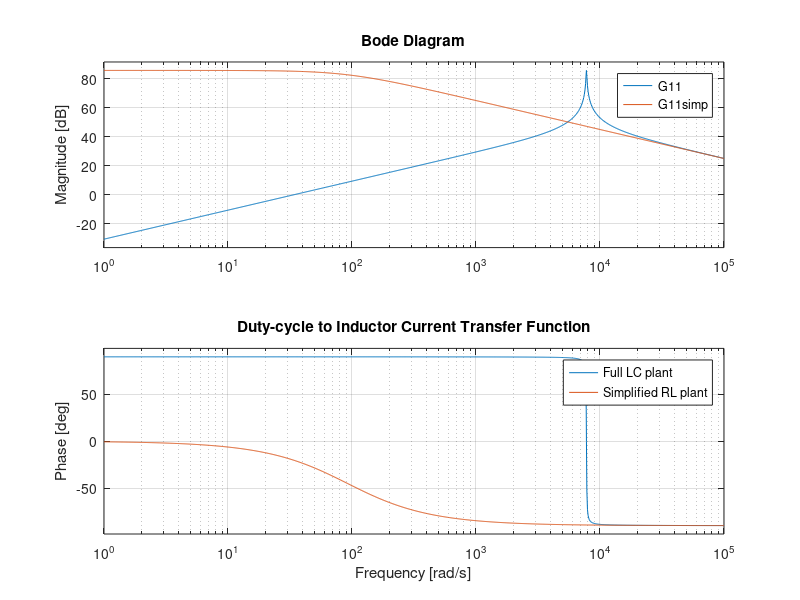
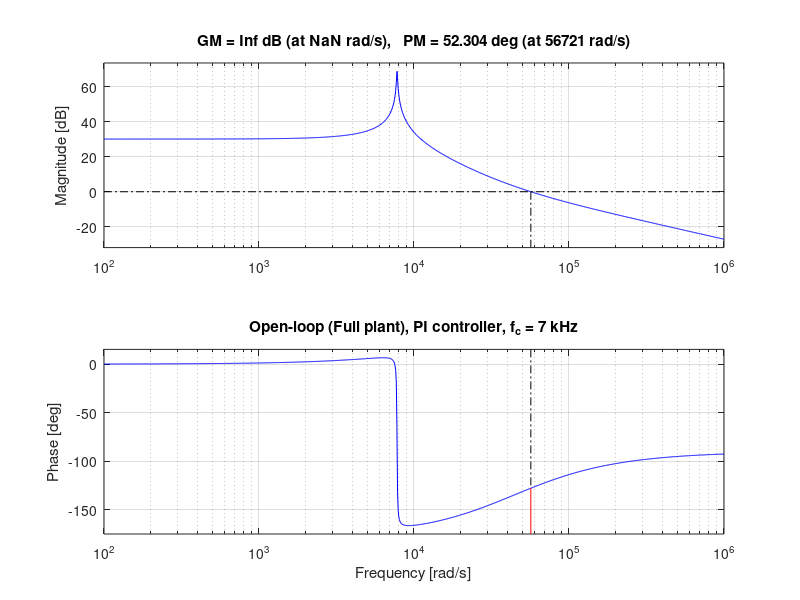
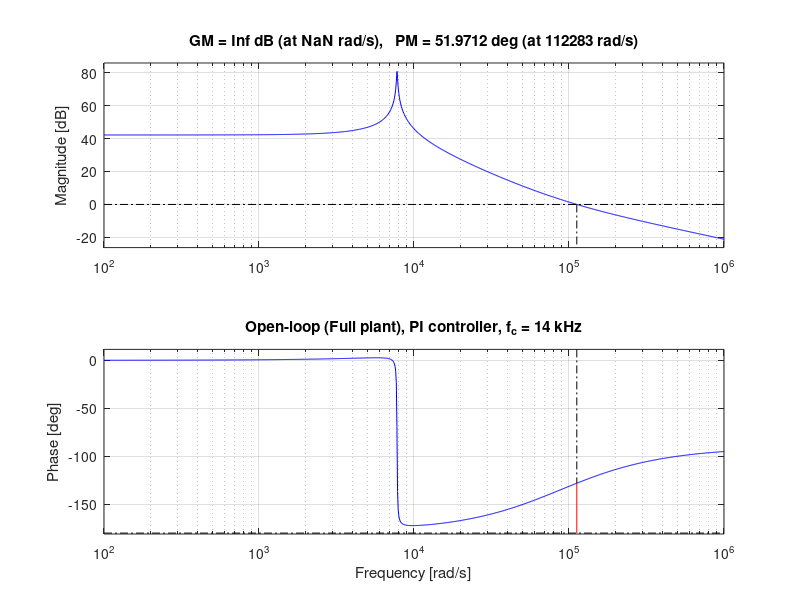
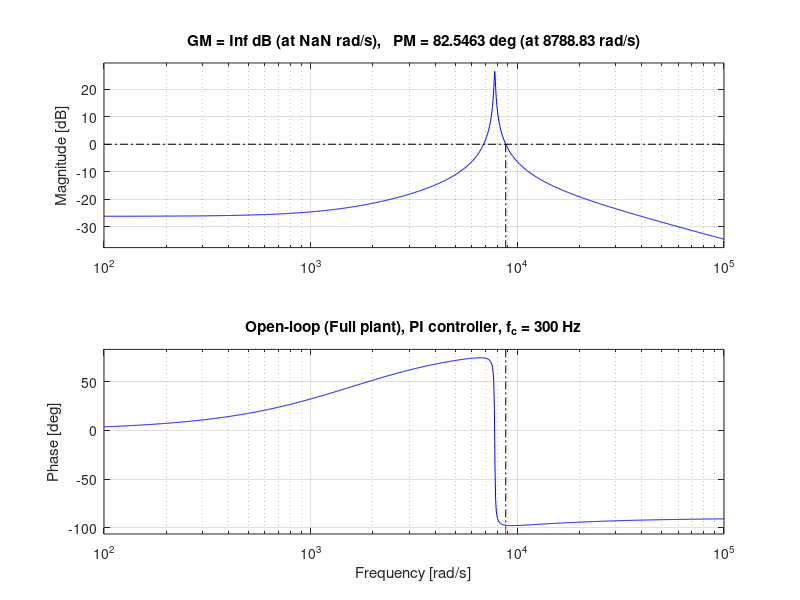

Recreate these plots in MATLAB, in order.
clc; clear; close all;

 
% Parameters
 
L  = 0.4137e-3;
C  = 40e-6;
RL = 0.03799;
fs = 70e3;
Vb = 750;
D  = 0.5;


 
% Plant models
 
s = tf('s');

% Full LC plant (duty -> inductor current)
den = s^2 + (RL/L)*s + 1/(L*C);
G11 = (Vb/L)*s / den;

% Simplified RL plant
G11simp = Vb/(s*L + RL);

 
% 1) Plant comparison
 
figure
bode(G11, G11simp)
grid on
legend('Full LC plant','Simplified RL plant','Location','best')
title('Duty-cycle to Inductor Current Transfer Function')

 
% PI controller design for fs/10 and fs/5
% Phase margin = 50 deg (SIMPLIFIED model)
 

PM = 50*pi/180;   % desired phase margin [rad]

% Crossover frequencies
fc1 = 7000;        % 7 kHz
fc2 = 14e3;       % 14 kHz

wc1 = 2*pi*fc1;
wc2 = 2*pi*fc2;

% --- Controller for 7 kHz ---
wi1 = wc1;  % PI zero  /tan(PM)
Kp1 = wc1*L/Vb; 
Ki1 = Kp1 * wi1;
fprintf('7 kHz controller:\n');
fprintf('  Kp1 = %.6g\n', Kp1);
fprintf('  Ki1 = %.6g\n', Ki1);
Gc1 = Kp1*(1 + wi1/s);

% --- Controller for 14 kHz ---  /tan(PM)
wi2 = wc2;
Kp2 = wc2*L/Vb;
Gc2 = Kp2*(1 + wi2/s);
Ki2 = Kp2 * wi2;

fprintf('14 kHz controller:\n');
fprintf('  Kp2 = %.6g\n', Kp2);
fprintf('  Ki2 = %.6g\n', Ki2);

fc3 = 300;                 % 300 Hz
wc3 = 2*pi*fc3;

wi3 = wc3 / tan(PM);       % PI zero
Kp3 = wc3 * L / Vb;
Ki3 = Kp3 * wi3;

Gc3 = Kp3 * (1 + wi3/s);

fprintf('300 Hz controller:\n');
fprintf('  Kp3 = %.6g\n', Kp3);
fprintf('  Ki3 = %.6g\n', Ki3);


 
% 3) Open-loop systems (FULL plant)
 
L1 = Gc1 * G11;
L2 = Gc2 * G11;

 
% Open-loop systems (SIMPLIFIED plant)
 
L1_simp = Gc1 * G11simp;
L2_simp = Gc2 * G11simp;

 
% 4) Open-loop Bode + margins (FULL plant)
 
figure
margin(L1)
grid on
title('Open-loop (Full plant), PI controller, f_c = 7 kHz')

figure
margin(L2)
grid on
title('Open-loop (Full plant), PI controller, f_c = 14 kHz')

L3 = Gc3 * G11;

figure
margin(L3)
grid on
title('Open-loop (Full plant), PI controller, f_c = 300 Hz')

 
% Open-loop Bode + margins (SIMPLIFIED plant)
 
figure
margin(L1_simp)
grid on
title('Open-loop (Simplified plant), PI controller, f_c = 70 Hz')

figure
margin(L2_simp)
grid on
title('Open-loop (Simplified plant), PI controller, f_c = 700 Hz')

L3_simp = Gc3 * G11simp;

figure
margin(L3_simp)
grid on
title('Open-loop (Simplified plant), PI controller, f_c = 300 Hz')

 
% 5) Closed-loop current response
 
T1 = feedback(L1,1);
T2 = feedback(L2,1);

figure
step(T1, T2, 0.2)
grid on
legend('f_c = 7 kHz','f_c = 14kHz','Location','best')
title('Closed-loop Inductor Current Response (Full plant)')

T3 = feedback(L3,1);

figure
step(T1, T3, 0.5)
grid on
legend('7 kHz','300 Hz','Location','best')
title('Closed-loop Inductor Current Response (Full plant)')

 
% Closed-loop responses (SIMPLIFIED plant)
 
T1_simp = feedback(L1_simp,1);
T2_simp = feedback(L2_simp,1);

figure
step(T1_simp, T2_simp, 0.2)
grid on
legend('f_c = 70 Hz','f_c = 700 Hz','Location','best')
title('Closed-loop Inductor Current (Simplified plant)')

 
% 6) Control effort (duty-cycle behavior)
 
U1 = feedback(Gc1, G11);
U2 = feedback(Gc2, G11);

figure
step(U1, U2, 0.2)
grid on
legend('f_c = 70 Hz','f_c = 700 Hz','Location','best')
title('Duty-cycle (Control Effort) Response – Full plant')

 
% Control effort (SIMPLIFIED plant)
 
U1_simp = feedback(Gc1, G11simp);
U2_simp = feedback(Gc2, G11simp);

figure
step(U1_simp, U2_simp, 0.2)
grid on
legend('f_c = 70 Hz','f_c = 700 Hz','Location','best')
title('Duty-cycle Response – Simplified plant')
